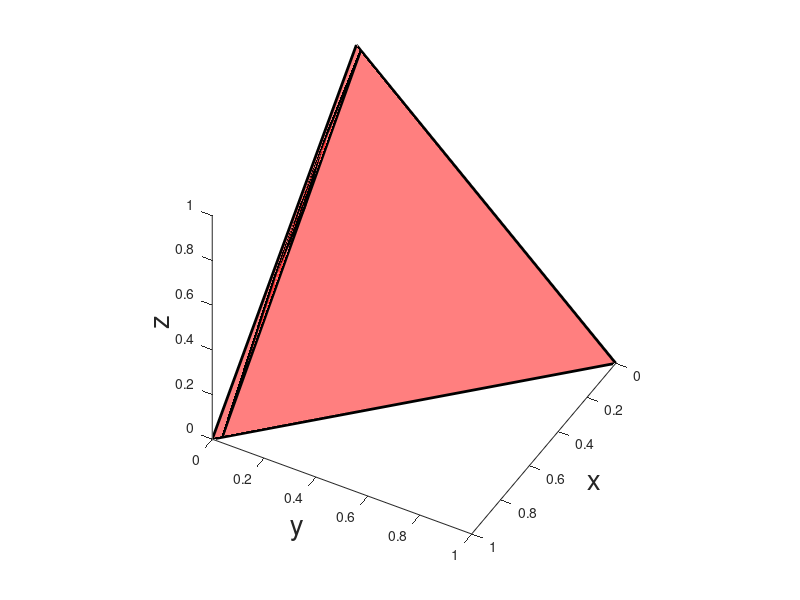

The MATLAB source for this figure:
function interpolate3mat

X(:,1) = [1 0 0];
X(:,2) = [0 1 0];
X(:,3) = [0 0 1];

xi1Init = 0.4;
xi2Init = 0.01;

alpha1Init = 17;
alpha2Init = 2;
alpha3Init = 4;

rho(1,1) = xi1Init;
rho(2,1) = xi2Init;
rho(3,1) = 1 - rho(1) - rho(2);

gamma(1,1) = alpha1Init;
gamma(2,1) = alpha2Init;
gamma(3,1) = alpha3Init;

figure('color','w')
hold on

for k=1:15
    
       plotTriangle(X)

    eta12 = rho(1) / (rho(1)+rho(2));
    eta21 = rho(2) / (rho(1)+rho(2));
    
    eta13 = rho(1) / (rho(1)+rho(3));
    eta31 = rho(3) / (rho(1)+rho(3));
    
    eta23 = rho(2) / (rho(2)+rho(3));
    eta32 = rho(3) / (rho(2)+rho(3));
    
    B = [0 eta23 eta32;...
         eta13 0 eta31; ...
         eta12 eta21 0];
     
    %interpolation
    gamma = B*gamma;
    
    
    X = B*X
    

    
    H = 0.5*[0 1 1;...
             1 0 1;...
             1 1 0];
    
    rho = H*rho
    

end
% 
% alpha1
% alpha2
% alpha3

gamma

%linear interpolation should give the same as the following:
xi1Init * alpha1Init + xi2Init * alpha2Init + (1-xi1Init-xi2Init) * alpha3Init

end

function plotTriangle(p)

p1=p(1,:);
p2=p(2,:);
p3=p(3,:);
% Plot trianle using 'patch'

h=patch('Faces',1:3,'Vertices',[p1;p2;p3]);
set(h,'FaceColor','r','EdgeColor','k','LineWidth',2,'FaceAlpha',0.5)
axis equal vis3d
view([45 25 45])
xlabel('x','FontSize',20)
ylabel('y','FontSize',20)
zlabel('z','FontSize',20)


end
